Frame 1 (no input): blank canvas, image omitted
Frame 60 (no input): blank canvas, image omitted
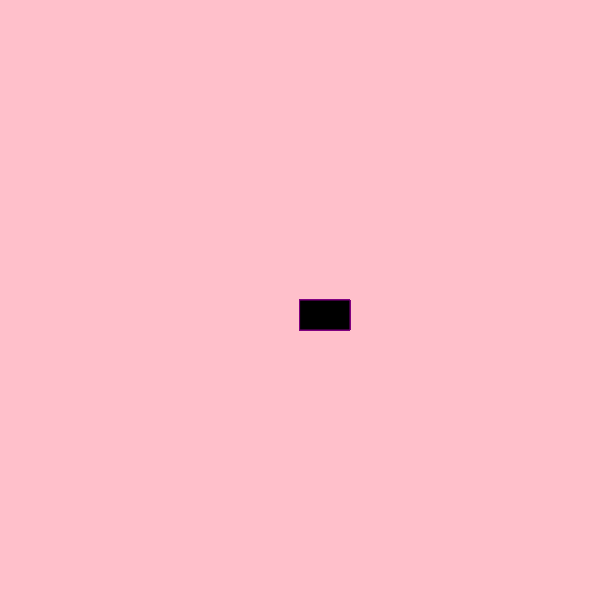
Frame 120 (the mouse pressed at the canvas centre since frame 60)

The p5.js sketch whose frames 1 and 60 were blank and that drew this single picture after the mouse press (run headless with seeded random() and noise() and a simulated clock; from frame 60 on, the mouse is pressed at the canvas centre):

// p5.js sketch
// ── sketch.js
function setup() {
  createCanvas(600, 600);
 ;background ('pink')
}
  
function draw() {
  
  
  stroke('purple')
fill ('black');
  
  
    if(mouseIsPressed){
 rect(mouseX, mouseY,50,30);
    }

}
